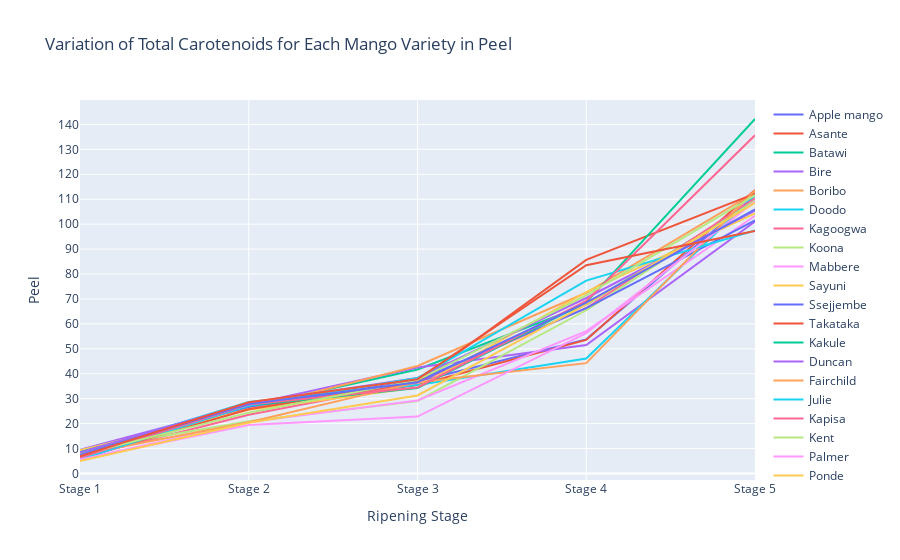

Write notebook code for a chart like this one.
### Code cell
# Create traces for each mango variety
traces = []
for variety in data['Mango variety'].unique():
    subset = data[data['Mango variety'] == variety]
    trace = go.Scatter(x=subset['Ripening stage'], y=subset['Peel'], mode='lines', name=variety)
    traces.append(trace)

# Create layout
layout = go.Layout(title='Variation of Total Carotenoids for Each Mango Variety in Peel',
                   xaxis=dict(title='Ripening Stage'),
                   yaxis=dict(title='Peel', tick0=0, dtick=10))

# Create figure
fig = go.Figure(data=traces, layout=layout)

# Plot figure
pio.show(fig)

### Figure 1 — Plotly figure (JSON) as saved in the notebook; plotly's stock layout.template omitted (floating-point values rounded to 4 significant figures)
{"data": [{"mode": "lines", "name": "Apple mango", "type": "scatter", "x": ["Stage 1", "Stage 2", "Stage 3", "Stage 4", "Stage 5"], "y": [5.56, 27.31, 36.91, 53.8, 111.5]}, {"mode": "lines", "name": "Asante", "type": "scatter", "x": ["Stage 1", "Stage 2", "Stage 3", "Stage 4", "Stage 5"], "y": [8.66, 26.76, 35.47, 53.58, 113.7]}, {"mode": "lines", "name": "Batawi", "type": "scatter", "x": ["Stage 1", "Stage 2", "Stage 3", "Stage 4", "Stage 5"], "y": [8.69, 26.81, 41.73, 67.74, 109.4]}, {"mode": "lines", "name": "Bire", "type": "scatter", "x": ["Stage 1", "Stage 2", "Stage 3", "Stage 4", "Stage 5"], "y": [9.47, 27.62, 42.55, 51.54, 101.1]}, {"mode": "lines", "name": "Boribo", "type": "scatter", "x": ["Stage 1", "Stage 2", "Stage 3", "Stage 4", "Stage 5"], "y": [8.68, 25.83, 43.1, 72.48, 112.8]}, {"mode": "lines", "name": "Doodo", "type": "scatter", "x": ["Stage 1", "Stage 2", "Stage 3", "Stage 4", "Stage 5"], "y": [8.01, 28.73, 35.45, 46.1, 111.6]}, {"mode": "lines", "name": "Kagoogwa", "type": "scatter", "x": ["Stage 1", "Stage 2", "Stage 3", "Stage 4", "Stage 5"], "y": [6.46, 23.6, 36.49, 66.39, 110.3]}, {"mode": "lines", "name": "Koona", "type": "scatter", "x": ["Stage 1", "Stage 2", "Stage 3", "Stage 4", "Stage 5"], "y": [9.31, 20.92, 29.08, 65.47, 109.4]}, {"mode": "lines", "name": "Mabbere", "type": "scatter", "x": ["Stage 1", "Stage 2", "Stage 3", "Stage 4", "Stage 5"], "y": [5.58, 20.61, 29.32, 57.1, 103.3]}, {"mode": "lines", "name": "Sayuni", "type": "scatter", "x": ["Stage 1", "Stage 2", "Stage 3", "Stage 4", "Stage 5"], "y": [9.29, 25.57, 34.53, 72.76, 104.3]}, {"mode": "lines", "name": "Ssejjembe", "type": "scatter", "x": ["Stage 1", "Stage 2", "Stage 3", "Stage 4", "Stage 5"], "y": [8.52, 26.79, 37.34, 66.31, 101.5]}, {"mode": "lines", "name": "Takataka", "type": "scatter", "x": ["Stage 1", "Stage 2", "Stage 3", "Stage 4", "Stage 5"], "y": [6.18, 25.8, 36.72, 85.69, 112.2]}, {"mode": "lines", "name": "Kakule", "type": "scatter", "x": ["Stage 1", "Stage 2", "Stage 3", "Stage 4", "Stage 5"], "y": [8.5, 27.25, 34.26, 68.66, 142.2]}, {"mode": "lines", "name": "Duncan", "type": "scatter", "x": ["Stage 1", "Stage 2", "Stage 3", "Stage 4", "Stage 5"], "y": [8.46, 28.18, 38.35, 70.39, 105.4]}, {"mode": "lines", "name": "Fairchild", "type": "scatter", "x": ["Stage 1", "Stage 2", "Stage 3", "Stage 4", "Stage 5"], "y": [7.54, 20.58, 36.64, 44.27, 113.5]}, {"mode": "lines", "name": "Julie", "type": "scatter", "x": ["Stage 1", "Stage 2", "Stage 3", "Stage 4", "Stage 5"], "y": [5.66, 27.28, 38.26, 77.37, 97.43]}, {"mode": "lines", "name": "Kapisa", "type": "scatter", "x": ["Stage 1", "Stage 2", "Stage 3", "Stage 4", "Stage 5"], "y": [6.37, 27.68, 34.53, 69.19, 135.6]}, {"mode": "lines", "name": "Kent", "type": "scatter", "x": ["Stage 1", "Stage 2", "Stage 3", "Stage 4", "Stage 5"], "y": [7.52, 24.41, 37.44, 71.48, 111.7]}, {"mode": "lines", "name": "Palmer", "type": "scatter", "x": ["Stage 1", "Stage 2", "Stage 3", "Stage 4", "Stage 5"], "y": [5.63, 19.48, 22.84, 56.3, 109.1]}, {"mode": "lines", "name": "Ponde", "type": "scatter", "x": ["Stage 1", "Stage 2", "Stage 3", "Stage 4", "Stage 5"], "y": [5.02, 20.37, 31.29, 67.85, 108.6]}, {"mode": "lines", "name": "Seena", "type": "scatter", "x": ["Stage 1", "Stage 2", "Stage 3", "Stage 4", "Stage 5"], "y": [7.42, 27.83, 36.56, 68.53, 105.9]}, {"mode": "lines", "name": "Tommy atkin", "type": "scatter", "x": ["Stage 1", "Stage 2", "Stage 3", "Stage 4", "Stage 5"], "y": [6.93, 28.58, 37.83, 83.54, 97.25]}], "layout": {"autosize": true, "title": {"text": "Variation of Total Carotenoids for Each Mango Variety in Peel"}, "xaxis": {"autorange": true, "range": [0, 4], "title": {"text": "Ripening Stage"}, "type": "category"}, "yaxis": {"autorange": true, "dtick": 10, "range": [-2.599, 149.8], "tick0": 0, "title": {"text": "Peel"}, "type": "linear"}}}
